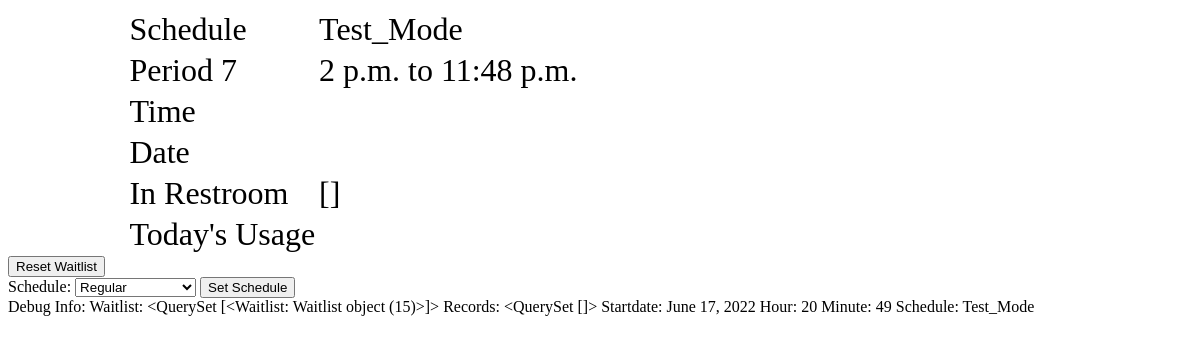
Page /dashboard (signed in) on the earlier database version.
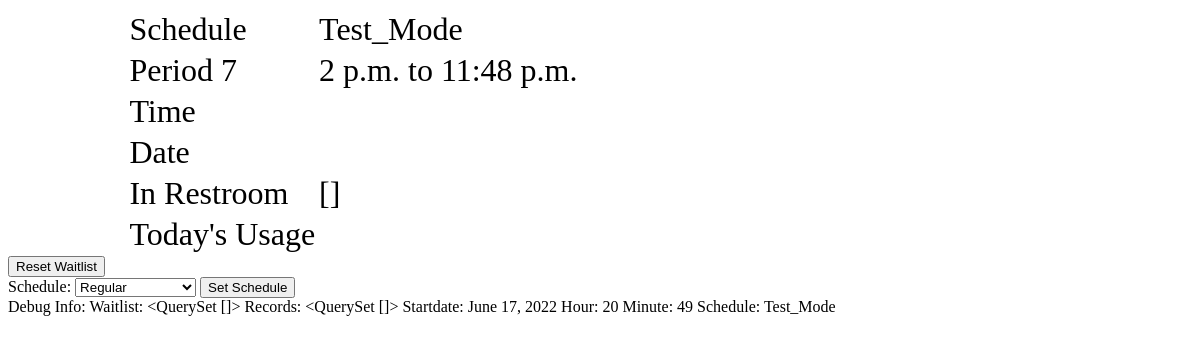
Same page on the later database version.
### attendance/models.py (models this page shows)
class Schedule (models.Model):
    id = models.AutoField(primary_key=True)
    schedule_name = models.CharField(max_length=20)
    active = models.BooleanField()
    period_0 = models.CharField(max_length=20)
    period_1 = models.CharField(max_length=20)
    period_2 = models.CharField(max_length=20)
    period_3 = models.CharField(max_length=20)
    period_4 = models.CharField(max_length=20)
    period_5 = models.CharField(max_length=20)
    period_6 = models.CharField(max_length=20)
    period_7 = models.CharField(max_length=20)
    period_8 = models.CharField(max_length=20)

class Waitlist (models.Model):
    id = models.AutoField(primary_key=True)
    student = models.ForeignKey(Student, on_delete=models.CASCADE, related_name = "student_waitlist")

### attendance/views.py (the view)
# urls.py: path("dashboard", views.dashboard, name="dashboard"),
@login_required
def dashboard(request):
    period = get_current_period()
    start = datetime.strptime(getattr(Schedule.objects.get(active = True), period[0]), '%H:%M:%S').replace(month = datetime.now().month, day = datetime.now().day, year=datetime.now().year)  - timedelta(minutes=7)
    finish = datetime.strptime(getattr(Schedule.objects.get(active = True), period[1]), '%H:%M:%S').replace(month = datetime.now().month, day = datetime.now().day, year=datetime.now().year)
    finish_time = finish - timedelta(minutes=7)
    start_time = start + timedelta(minutes=7)
    startdate = datetime.today()-timedelta(hours=8)
    records = Bathroom.objects.filter(time_out__gt = startdate).order_by('-time_out')
    return render(request, 'dashboard.html',{
        "waitlist": Waitlist.objects.all(),
        "records": records,
        "startdate":startdate.date,
        "hour": datetime.now().hour,
        "minute": datetime.now().minute,
        "schedule": Schedule.objects.get(active=True).schedule_name,
        "recordz": Record.objects.filter(timestamp__range = [start,finish]),
        "period": get_current_period(),
        "period_number": get_current_period()[0][-1],
        "start": start_time.time,
        "finish": finish_time.time,
        "using_restroom": students_using_restroom(),
        "options": Schedule.objects.all()
    })

### attendance/views.py (called while the page is built)
def get_current_period():
    now = datetime.now()
    period = ['period_0', 'period_1', 'period_2', 'period_3', 'period_4', 'period_5', 'period_6', 'period_7', 'period_8']
    for i in range(9):
        then = datetime.strptime(getattr(Schedule.objects.get(active = True), period[i]), '%H:%M:%S').replace(month = datetime.now().month, day = datetime.now().day, year=datetime.now().year)  - timedelta(minutes=7)
        if now < then:
            return [period[i-1], period[i]]
    return ['period_0', 'period_1']

### attendance/templates/dashboard.html (shortened to what this page needs)
{% extends 'layout.html' %}
{% block body %}
<div  style ="margin-left:10%; margin-right:35%;" >
    <table class = "table table-sm" style="font-size: 200%">
        <tr>
            <td>Schedule</td>
            <td>{{schedule}}</td>
        </tr>
        <tr>
            <td>Period {{period_number}}</td>
            <td>{{start}} to {{finish}}</td>
        </tr>
        <tr>
            <td>Time</td>
            <td id = "time"></td>
        </tr>
        <tr>
            <td>Date</td>
            <td id = "date"></td>
        </tr>
        <tr>
            <td>In Restroom </td>
            <td>{{using_restroom}}</td>
        </tr>
        <tr>
            <td>Today's Usage</td>
            <td>
            </td>
        </tr>
    </table>
</div>
<form action="{% url 'reset'%}" method="post">
    <div  class="text-center "  >
            <input class="bttn choice" type="submit" value="Reset Waitlist">
    </div>
</form>
<form action="{% url 'schedule'%}" method="post">
    <div  class="text-center "  >
        <label for="cars">Schedule:</label>
            <select name="schedule">
                {% for schedule in options %}
                    <option value = {{schedule.schedule_name}}>{{schedule.schedule_name}}</option>
                {% endfor %}
            </select>
            <input class="bttn choice" type="submit" value="Set Schedule">
    </div>
</form>
Debug Info:
Waitlist: {{waitlist}}
Records: {{records}}
Startdate: {{startdate}}
Hour: {{hour}}
Minute: {{minute}}
Schedule: {{schedule}}
{% endblock %}

### attendance/templates/layout.html (shortened to what this page needs)
{% load static %}
<!DOCTYPE html>
<html lang="en">
    <head>
    </head>
    {% block body %}
    {% endblock%}
</html>

Differences in the rows shown:
removed Waitlist: id "<QuerySet [<Waitlist: Waitlist object (15)>]>"
Other differences:
{{ waitlist }}: (not shown) → "<QuerySet []>"
